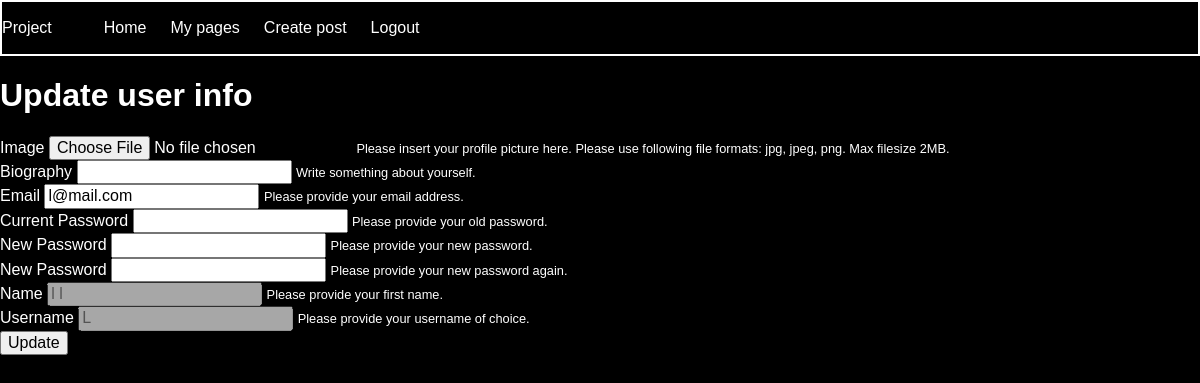
Page /update-user-page.php (signed in) on the committed database.
### tables this page shows
CREATE TABLE "users" (
	`id`	INTEGER PRIMARY KEY AUTOINCREMENT,
	`name`	TEXT,
	`password`	TEXT,
	`email`	TEXT,
	`profile_image_url`	TEXT,
	`username`	TEXT,
	`bio`	TEXT
);

### app/database/database-functions.php (called while the page is built, shortened)
<?php
function connectToDB(){
    $config = require dirname(__DIR__).'/config.php';
    $pdo = new PDO($config['database_path']);
    return $pdo;
}
function getUser($userId){
    $pdo = connectToDB();
    $statement = $pdo->prepare('SELECT id, name, email, profile_image_url, username, bio FROM users WHERE id = :id');
    $statement->bindParam(':id', $userId, PDO::PARAM_INT);
    $statement->execute();
    $user = $statement->fetch(PDO::FETCH_ASSOC);
    return $user;
}

### app/autoload.php (called while the page is built, shortened)
<?php
require __DIR__.'/database/database-functions.php';
if (isset($_SESSION['user'])) {
    $loggedInUser = getUser($_SESSION['user']);
};

### update-user-page.php (the view)
<?php
 require __DIR__.'/views/header.php'; ?>
<article>
    <h1>Update user info</h1>
    <form action="app/users/update.php" method="post" enctype="multipart/form-data">
        <div class="form-group">
            <label for="image">Image</label>
            <input type="file" name="image" accept=".jpg, .jpeg, .png">
            <small>Please insert your profile picture here. Please use following file
                formats: jpg,
                jpeg, png. Max filesize 2MB.</small>
        </div>
        <div class="form-group">
            <label for="email">Biography</label>
            <input type="bio" name="bio" value="<?= $loggedInUser['bio'];?>">
            <small>Write something about yourself.</small>
        </div>
        <div class="form-group">
            <label for="email">Email</label>
            <input type="email" name="email" placeholder="email@email.com" value="<?= $loggedInUser['email'];?>"
                required>
            <small>Please provide your email address.</small>
        </div>
        <div class="form-group">
            <label for="password">Current Password</label>
            <input type="password" name="current-password">
            <small>Please provide your old password.</small>
        </div>
        <div class="form-group">
            <label for="password">New Password</label>
            <input type="password" name="new-password">
            <small>Please provide your new password.</small>
        </div>
        <div class="form-group">
            <label for="password">New Password</label>
            <input type="password" name="password-control">
            <small>Please provide your new password again.</small>
        </div>
        <div class="form-group">
            <label for="first-name">Name</label>
            <input type="first-name" name="name" value="<?= $loggedInUser['name'];?>" disabled>
            <small>Please provide your first name.</small>
        </div>
        <div class="form-group">
            <label for="username">Username</label>
            <input type="username" name="username" value="<?= $loggedInUser['username'];?>" disabled>
            <small>Please provide your username of choice.</small>
        </div>
        <button type="submit">Update</button>
    </form>
</article>
<?php require __DIR__.'/views/footer.php'; ?>

### assets/styles/main.css (style rules this page uses)
* { box-sizing: border-box; }
body { width: 100vw; margin: 0; background-color: black; color: white; font-family: sans-serif; }
button { color: black; }

### rows in the picture
users: email "l@mail.com", name "l l", username "L"

### other values in the picture
$config['title'] "Project"
